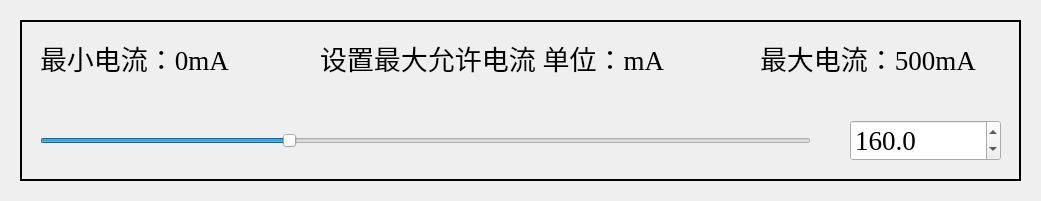
       <widget class="QWidget" name="widgetSetCurMaxEDFA_2" native="true">
        <property name="geometry">
         <rect>
          <x>40</x>
          <y>240</y>
          <width>1041</width>
          <height>201</height>
         </rect>
        </property>
        <widget class="QLabel" name="labelBgCurMaxEDFA_2">
         <property name="geometry">
          <rect>
           <x>20</x>
           <y>20</y>
           <width>1001</width>
           <height>161</height>
          </rect>
         </property>
         <property name="frameShape">
          <enum>QFrame::WinPanel</enum>
         </property>
         <property name="text">
          <string/>
         </property>
        </widget>
        <widget class="QSlider" name="horizontalSliderCurMaxEDFA_2">
         <property name="geometry">
          <rect>
           <x>40</x>
           <y>120</y>
           <width>771</width>
           <height>41</height>
          </rect>
         </property>
         <property name="minimum">
          <number>0</number>
         </property>
         <property name="maximum">
          <number>5000</number>
         </property>
         <property name="singleStep">
          <number>1</number>
         </property>
         <property name="pageStep">
          <number>10</number>
         </property>
         <property name="value">
          <number>1600</number>
         </property>
         <property name="orientation">
          <enum>Qt::Horizontal</enum>
         </property>
        </widget>
        <widget class="QLabel" name="labelSetCurMaxEDFA_2">
         <property name="geometry">
          <rect>
           <x>320</x>
           <y>40</y>
           <width>391</width>
           <height>35</height>
          </rect>
         </property>
         <property name="sizePolicy">
          <sizepolicy hsizetype="Ignored" vsizetype="Ignored">
           <horstretch>0</horstretch>
           <verstretch>0</verstretch>
          </sizepolicy>
         </property>
         <property name="font">
          <font>
           <family>Times New Roman</family>
           <pointsize>20</pointsize>
          </font>
         </property>
         <property name="text">
          <string>设置最大允许电流 单位：mA</string>
         </property>
        </widget>
        <widget class="QDoubleSpinBox" name="doubleSpinBoxCurMaxEDFA_2">
         <property name="geometry">
          <rect>
           <x>850</x>
           <y>120</y>
           <width>151</width>
           <height>41</height>
          </rect>
         </property>
         <property name="sizePolicy">
          <sizepolicy hsizetype="Ignored" vsizetype="Ignored">
           <horstretch>0</horstretch>
           <verstretch>0</verstretch>
          </sizepolicy>
         </property>
         <property name="font">
          <font>
           <family>Times New Roman</family>
           <pointsize>20</pointsize>
          </font>
         </property>
         <property name="decimals">
          <number>1</number>
         </property>
         <property name="minimum">
          <double>0.000000000000000</double>
         </property>
         <property name="maximum">
          <double>500.000000000000000</double>
         </property>
         <property name="singleStep">
          <double>0.100000000000000</double>
         </property>
         <property name="value">
          <double>160.000000000000000</double>
         </property>
        </widget>
        <widget class="QLabel" name="labelHintMaxCurMaxEDFA_2">
         <property name="geometry">
          <rect>
           <x>760</x>
           <y>40</y>
           <width>231</width>
           <height>35</height>
          </rect>
         </property>
         <property name="sizePolicy">
          <sizepolicy hsizetype="Ignored" vsizetype="Ignored">
           <horstretch>0</horstretch>
           <verstretch>0</verstretch>
          </sizepolicy>
         </property>
         <property name="font">
          <font>
           <family>Times New Roman</family>
           <pointsize>20</pointsize>
          </font>
         </property>
         <property name="text">
          <string>最大电流：500mA</string>
         </property>
        </widget>
        <widget class="QLabel" name="labelHintMinCurMaxEDFA_2">
         <property name="geometry">
          <rect>
           <x>40</x>
           <y>40</y>
           <width>231</width>
           <height>35</height>
          </rect>
         </property>
         <property name="sizePolicy">
          <sizepolicy hsizetype="Ignored" vsizetype="Ignored">
           <horstretch>0</horstretch>
           <verstretch>0</verstretch>
          </sizepolicy>
         </property>
         <property name="font">
          <font>
           <family>Times New Roman</family>
           <pointsize>20</pointsize>
          </font>
         </property>
         <property name="text">
          <string>最小电流：0mA</string>
         </property>
        </widget>
       </widget>
